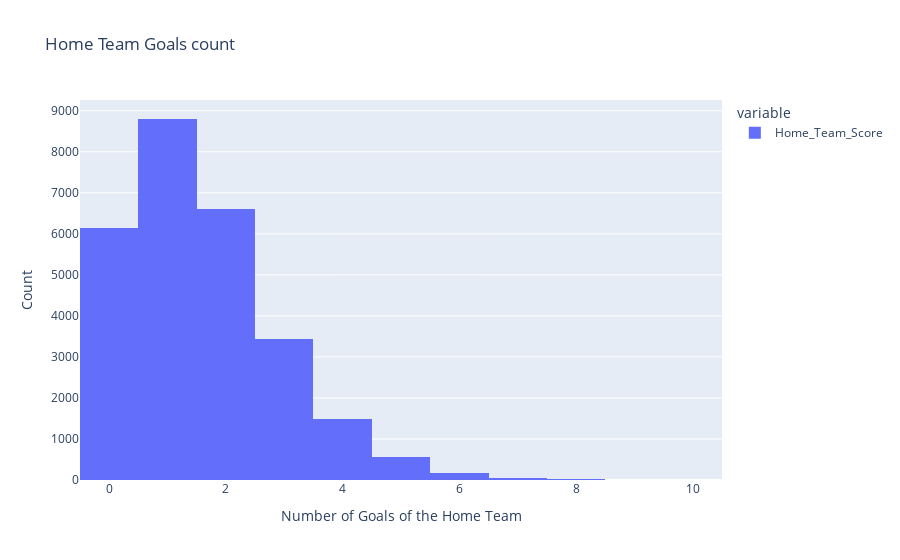

Notebook source saved alongside this figure:
### Markdown cell above
### Data Visualization

### Code cell
fig = px.histogram(df.Home_Team_Score
 ,title="Home Team Goals count")
fig.update_layout(
    xaxis_title="Number of Goals of the Home Team",
    yaxis_title="Count"
    )

fig.show()

### Figure 1 — Plotly figure (JSON) as saved in the notebook; plotly's stock layout.template omitted (floating-point values rounded to 4 significant figures; data arrays with more than 128 entries replaced by an {"elided": "..."} marker saying what was removed)
{"data": [{"alignmentgroup": "True", "bingroup": "x", "hovertemplate": "variable=Home_Team_Score<br>value=%{x}<br>count=%{y}<extra></extra>", "legendgroup": "Home_Team_Score", "marker": {"color": "#636efa", "pattern": {"shape": ""}}, "name": "Home_Team_Score", "offsetgroup": "Home_Team_Score", "orientation": "v", "showlegend": true, "type": "histogram", "x": {"elided": "27290 int values"}, "xaxis": "x", "yaxis": "y"}], "layout": {"barmode": "relative", "legend": {"title": {"text": "variable"}, "tracegroupgap": 0}, "title": {"text": "Home Team Goals count"}, "xaxis": {"anchor": "y", "domain": [0, 1], "title": {"text": "Number of Goals of the Home Team"}}, "yaxis": {"anchor": "x", "domain": [0, 1], "title": {"text": "Count"}}}}
